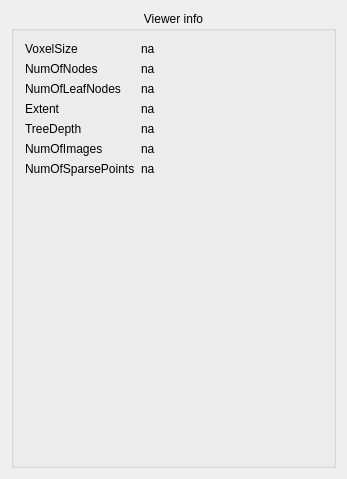
<?xml version="1.0" encoding="UTF-8"?>
<ui version="4.0">
 <class>ViewerInfoPanelClass</class>
 <widget class="QWidget" name="ViewerInfoPanelClass">
  <property name="geometry">
   <rect>
    <x>0</x>
    <y>0</y>
    <width>347</width>
    <height>479</height>
   </rect>
  </property>
  <property name="sizePolicy">
   <sizepolicy hsizetype="Preferred" vsizetype="Preferred">
    <horstretch>0</horstretch>
    <verstretch>0</verstretch>
   </sizepolicy>
  </property>
  <property name="windowTitle">
   <string>ViewerSettingsPanel</string>
  </property>
  <layout class="QVBoxLayout" name="verticalLayout_2">
   <item>
    <widget class="QGroupBox" name="groupBox">
     <property name="sizePolicy">
      <sizepolicy hsizetype="Minimum" vsizetype="MinimumExpanding">
       <horstretch>0</horstretch>
       <verstretch>0</verstretch>
      </sizepolicy>
     </property>
     <property name="title">
      <string>Viewer info</string>
     </property>
     <property name="alignment">
      <set>Qt::AlignHCenter|Qt::AlignTop</set>
     </property>
     <property name="flat">
      <bool>false</bool>
     </property>
     <property name="checkable">
      <bool>false</bool>
     </property>
     <layout class="QVBoxLayout" name="verticalLayout_3">
      <item>
       <layout class="QFormLayout" name="formLayout">
        <property name="sizeConstraint">
         <enum>QLayout::SetMinimumSize</enum>
        </property>
        <item row="0" column="0">
         <widget class="QLabel" name="label">
          <property name="text">
           <string>VoxelSize</string>
          </property>
         </widget>
        </item>
        <item row="0" column="1">
         <widget class="QLabel" name="voxelSize">
          <property name="text">
           <string>na</string>
          </property>
         </widget>
        </item>
        <item row="1" column="0">
         <widget class="QLabel" name="label_2">
          <property name="text">
           <string>NumOfNodes</string>
          </property>
         </widget>
        </item>
        <item row="1" column="1">
         <widget class="QLabel" name="numOfNodes">
          <property name="text">
           <string>na</string>
          </property>
         </widget>
        </item>
        <item row="3" column="0">
         <widget class="QLabel" name="label_3">
          <property name="text">
           <string>Extent</string>
          </property>
         </widget>
        </item>
        <item row="3" column="1">
         <widget class="QLabel" name="extent">
          <property name="text">
           <string>na</string>
          </property>
         </widget>
        </item>
        <item row="4" column="0">
         <widget class="QLabel" name="label_4">
          <property name="text">
           <string>TreeDepth</string>
          </property>
         </widget>
        </item>
        <item row="4" column="1">
         <widget class="QLabel" name="treeDepth">
          <property name="text">
           <string>na</string>
          </property>
         </widget>
        </item>
        <item row="5" column="0">
         <widget class="QLabel" name="label_6">
          <property name="text">
           <string>NumOfImages</string>
          </property>
         </widget>
        </item>
        <item row="6" column="0">
         <widget class="QLabel" name="label_5">
          <property name="text">
           <string>NumOfSparsePoints</string>
          </property>
         </widget>
        </item>
        <item row="5" column="1">
         <widget class="QLabel" name="numOfImages">
          <property name="text">
           <string>na</string>
          </property>
         </widget>
        </item>
        <item row="6" column="1">
         <widget class="QLabel" name="numOfSparsePoints">
          <property name="text">
           <string>na</string>
          </property>
         </widget>
        </item>
        <item row="2" column="0">
         <widget class="QLabel" name="label_7">
          <property name="text">
           <string>NumOfLeafNodes</string>
          </property>
         </widget>
        </item>
        <item row="2" column="1">
         <widget class="QLabel" name="numOfLeafNodes">
          <property name="text">
           <string>na</string>
          </property>
         </widget>
        </item>
       </layout>
      </item>
     </layout>
    </widget>
   </item>
  </layout>
 </widget>
 <layoutdefault spacing="6" margin="11"/>
 <resources/>
 <connections/>
</ui>
